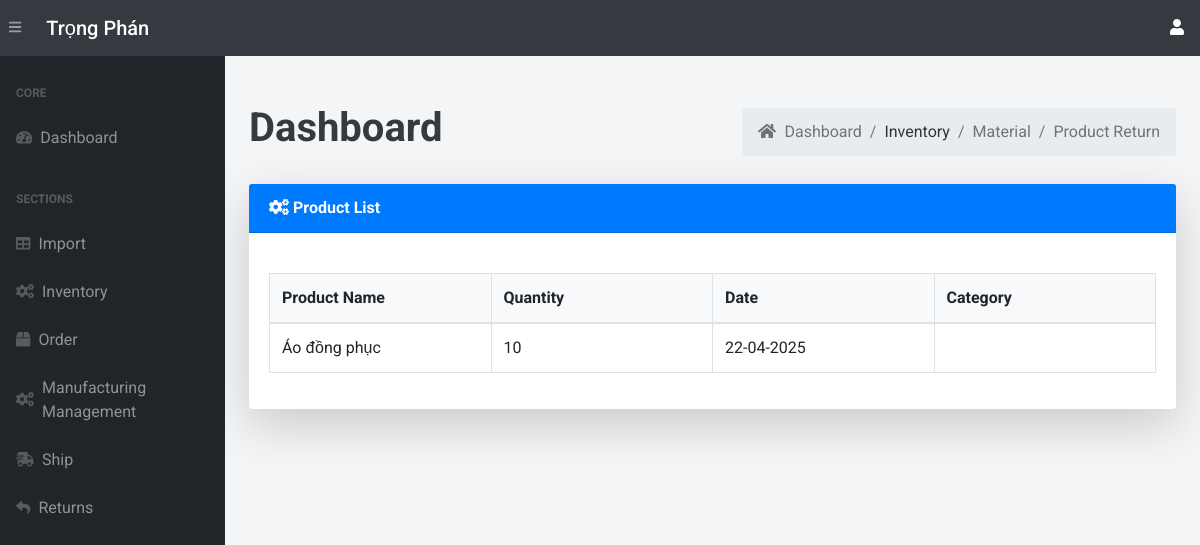
Page /inventorypro/ (signed in) on the earlier database version.
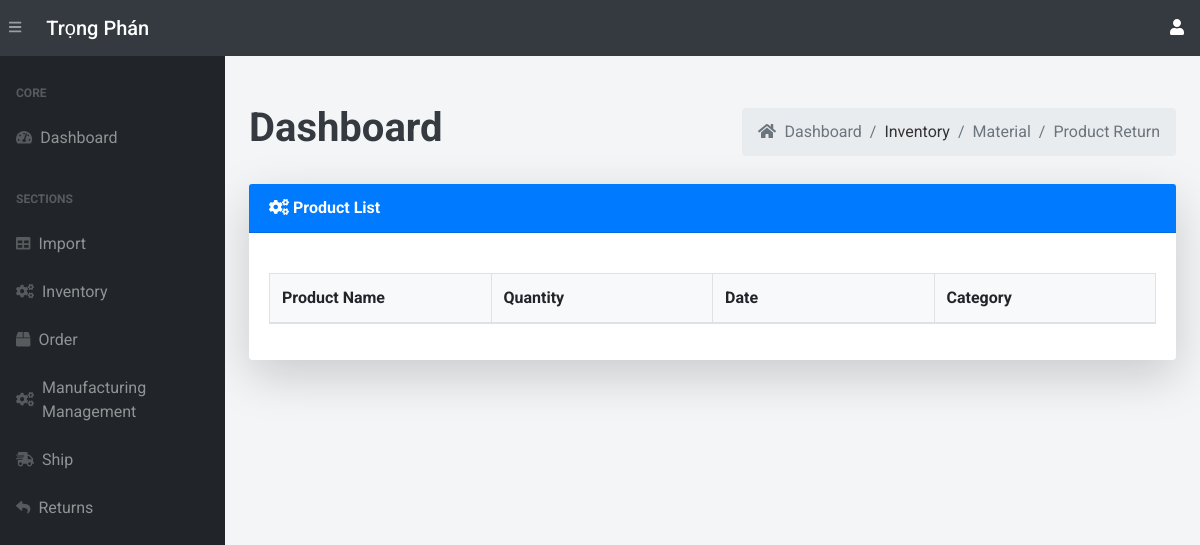
Same page on the later database version.
### app.py (models this page shows, shortened)
class InventoryProduct(db.Model):
    __tablename__ = 'inventorypro'
    id = db.Column(db.Integer, primary_key=True)  # Unique ID for the inventory record
    product_name = db.Column(db.String(255), nullable=False)  # Name of the product
    quantity = db.Column(db.Integer, nullable=False, default=0)  # Quantity of the product in stock
    date = db.Column(db.DateTime, default=vietnam_now)  # Date of transaction

### app.py (the view)
@app.route('/inventorypro/')
@login_required
def view_inventorypro():
    inventorypro = InventoryProduct.query.all()
    return render_template("inventoryPro.html", inventorypro=inventorypro )

### app.py (called while the page is built, shortened)
@login_manager.user_loader
def load_user(user_id):
    return User.query.get(int(user_id))

def add_monthly_data():
    current_year = datetime.now().year
    months = [f"{current_year}-{str(month).zfill(2)}" for month in range(1, 4)]  # Tháng 1 đến tháng 6
    for month in months:
        existing_month_data = db.session.query(Order).filter(Order.order_date.like(f'{month}%')).first()
    db.session.commit()

@app.before_request
def initialize_data():
    add_monthly_data()

### templates/inventoryPro.html (shortened to what this page needs)
{% extends 'base.html' %}
{% block content %}
<main>
    <div class="container-fluid mt-5">
        <div class="d-flex justify-content-between align-items-center mb-4">
            <h1 class="text-dark font-weight-bold">Dashboard</h1>
            <ol class="breadcrumb mb-0">
                <li class="breadcrumb-item"><a href="/dashboard" class="text-decoration-none text-muted"><i class="fas fa-home mr-1"></i> Dashboard</a></li>
                <li class="breadcrumb-item">Inventory</li>
                <li class="breadcrumb-item"><a href="/inventory/" class="text-decoration-none text-muted">Material</a></li>
                <li class="breadcrumb-item"><a href="/inventorypro/" class="text-decoration-none text-muted">Product Return</a></li>
            </ol>
        </div>
        <div class="card shadow-lg border-0 mb-4">
            <div class="card-header bg-primary text-white font-weight-bold">
                <i class="fas fa-cogs"></i> Product List
            </div>
            <div class="card-body">
                <table class="table table-bordered table-hover" id="dataTable" width="100%" cellspacing="0" style="table-layout: fixed;">
                    <thead class="bg-light">
                        <tr>
                            <th>Product Name</th>
                            <th>Quantity</th>
                            <th>Date</th>
                            <th>Category</th>
                        </tr>
                    </thead>
                    <tbody>
                        {% for item in inventorypro %}
                            <tr>
                                <td>{{ item.product_name }}</td>
                                <td>{{ item.quantity }} </td>
                                <td>{{ item.date.strftime('%d-%m-%Y') }}</td>
                                <td></td>
                            </tr>
                        {% endfor %}
                    </tbody>
                </table>
            </div>
        </div>
    </div>
</main>
{% endblock %}

Differences in the rows shown:
removed InventoryProduct: product_name "Áo đồng phục", quantity "10", date "22-04-2025"
